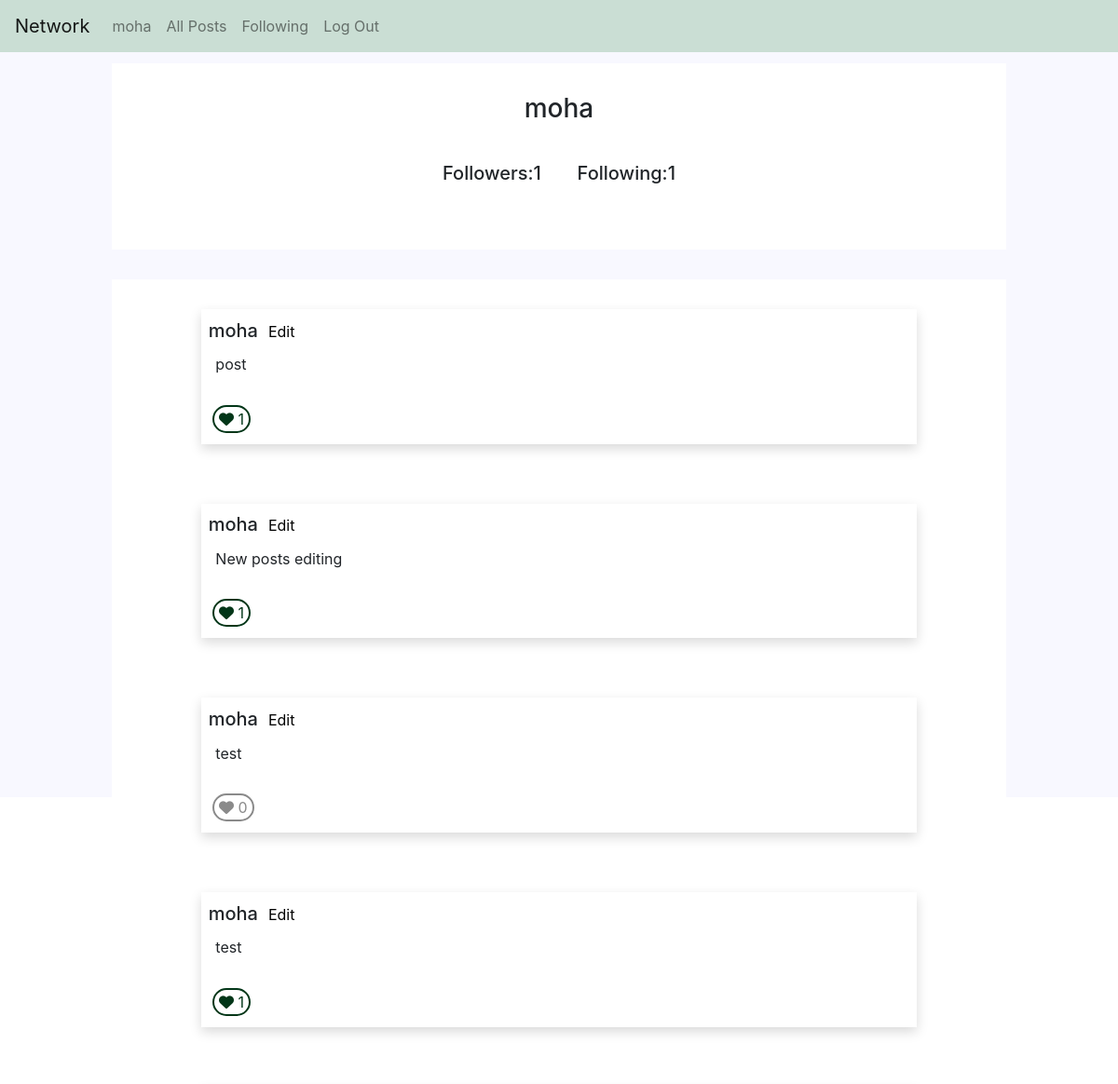
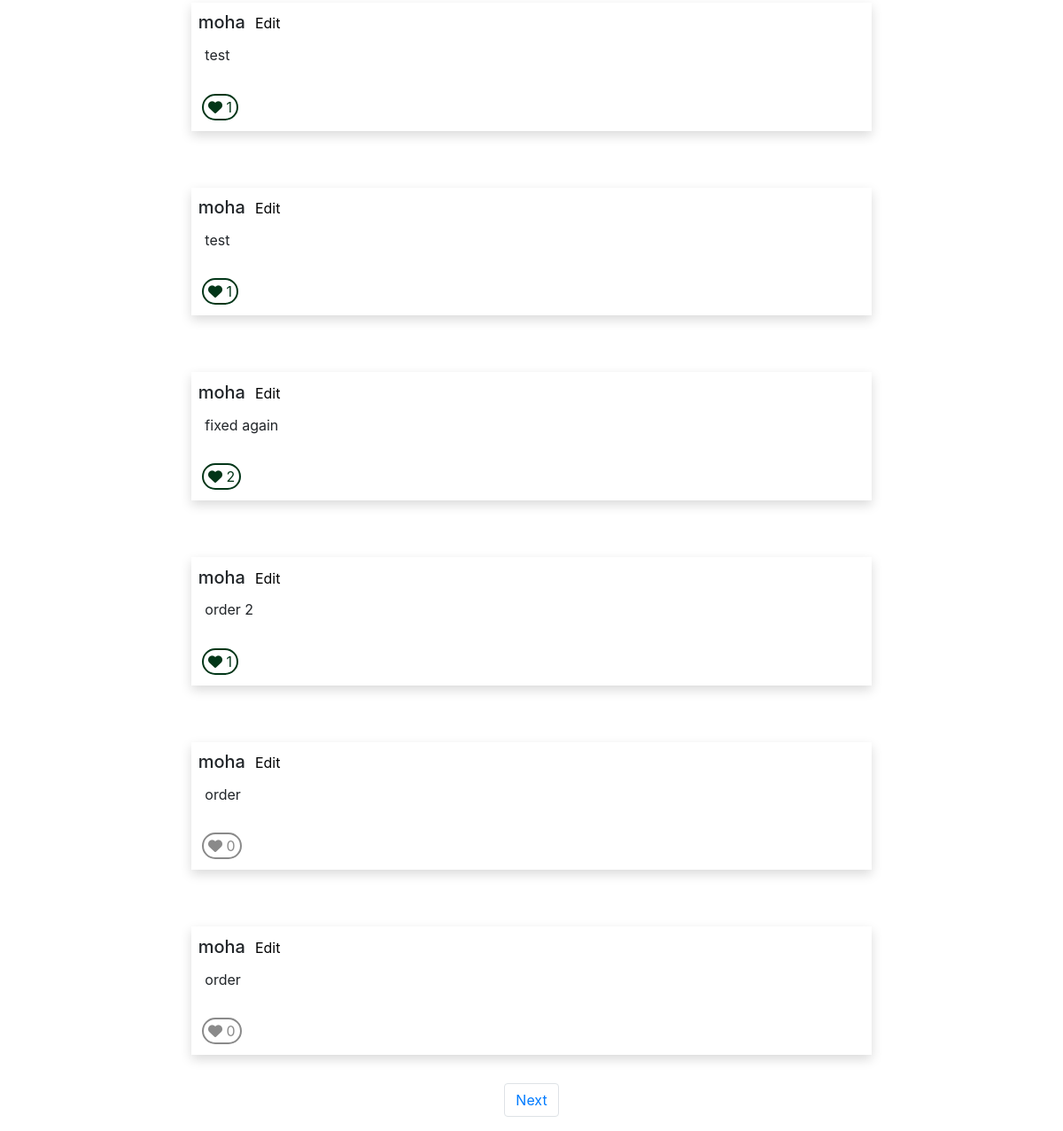
Screenshot of /profile/moha (signed in) with the database file from the repository (2 pictures, top to bottom).
### network/models.py (models this page shows)
class User(AbstractUser):
    id = models.AutoField(primary_key=True)
    numfollowers = models.IntegerField(default=0)
    numfollowing = models.IntegerField(default=0)

class post(models.Model):
    id = models.AutoField(primary_key=True)
    postfk = models.ForeignKey(User, on_delete=models.CASCADE)
    text = models.TextField(max_length=200)
    numoflikes = models.IntegerField(default=0)
    liked = models.BooleanField(default=False)

### network/views.py (the view, shortened to what this page needs)
# urls.py: path("profile/<str:uname>", views.profile, name="profile")
@login_required(login_url='/login')
@csrf_exempt
def profile(request, uname):
    if request.method == "POST":
        data = json.loads(request.body)
        usns = [i.strip() for i in data.get("usn").split(",")]
        l = usns[0]
        s = User.objects.get(username=l)
        nmg = User.objects.get(username=request.user)
        ch = data.get("check")
        if ch == 't':
            flwing = following()
            flwing.acc = request.user
            flwing.follow = s
            nmg.numfollowing += 1
            nmg.save()
            flwing.save()
            flwrs = followers()
            flwrs.acc = s
            flwrs.follower = request.user
            s.numfollowers += 1
            s.save()
            flwrs.save()
        elif ch == 'f':
            fling = following.objects.filter(acc=request.user, follow=s)
            fling.delete()
            nmg.numfollowing -= 1
            nmg.save()
            flrs = followers.objects.filter(acc=s, follower=request.user)
            flrs.delete()
            s.numfollowers -= 1
            s.save()
        return JsonResponse({"message": ch}, status=201)
    else:
        us = uname
        userdata = User.objects.filter(username=us)
        for i in userdata:
            us = i.id
        check = following
        try:
            check = following.objects.get(acc=request.user, follow=us)
        except check.DoesNotExist:
            check = None
        userposts = post.objects.filter(postfk=us).order_by("-id")
        pag = Paginator(userposts, 10)
        page_number = request.GET.get('page')
        page_obj = pag.get_page(page_number)
        return render(request, "network/profile.html", {
            "udata": userdata,
            "posts": page_obj,
            "check": check
        })

### network/templates/network/profile.html (shortened to what this page needs)
{% extends "network/layout.html" %}
{% load static %}
{% block body %}
<div class="pis">
    <div class="profile-info-side">
        <div id="username">
            {% for ud in udata %}
            <h3>{{ud.username}}</h3>
        </div>
        <div id="fl">
            <div class="followers">
                <h5> Followers:</h5>
                <h5 id="folw">{{ud.numfollowers}}</h5>
            </div>
            <div class="followers">
                <h5> Following:</h5>
                <h5 id="folw">{{ud.numfollowers}}</h5>
            </div>
        </div>
            {% endfor %}
    </div>
</div>
<div class="post-side">
    <div class="post-parent">
        {% for post in posts %}
        <div id="post">
            <div id="pun">
                <h5 id="postuser">{{post.postfk}}</h5>
                {% if post.postfk == request.user %}
                <div id="ed">
                    <button value="{{post.id}}" id="bt" class="btn">Edit</button>
                </div>
                {% endif %}
            </div>
            <div id="ptxt">
                <p id="tx-{{post.id}}">{{post.text}}</p>
            </div>
            <div style="display: none;" id="dl-{{post.id}}">
                <button id="like" value="{{post.id}}" class="button liked">
                    <i class="fa fa-heart"></i>
                    <span id='n-{{post.id}}'>{{post.numoflikes}}</span>
                </button>
            </div>
            <div style="display: none;" id="dd-{{post.id}}">
                <button id="like" value="{{post.id}}" class="button button-like">
                    <i class="fa fa-heart"></i>
                    <span id='n-{{post.id}}'>{{post.numoflikes}}</span>
                </button>
            </div>
        </div>
        {% endfor %}
        <nav aria-label="Page navigation example">
            <ul class="pagination justify-content-end">
                {% if posts.has_next %}
                <li class="page-item">
                    <a class="page-link" href="?page={{ posts.next_page_number }}">Next</a>
                </li>
                {% endif %}
            </ul>
        </nav>
    </div>
</div>
{% endblock %}

### network/templates/network/layout.html (shortened to what this page needs)
{% load static %}
<!DOCTYPE html>
<html lang="en">
<head>
    <link rel="stylesheet" href="https://stackpath.bootstrapcdn.com/bootstrap/4.4.1/css/bootstrap.min.css"
>
    <link href="{% static 'network/styles.css' %}" rel="stylesheet">
</head>
<body>
    <nav id='nav' class="navbar navbar-expand-lg navbar-light bg-light">
        <a class="navbar-brand" href="{% url 'index' %}">Network</a>
        <div>
            <ul class="navbar-nav mr-auto">
                {% if user.is_authenticated %}
                <li class="nav-item">
                    <a class="nav-link" href="profile/{{ user.username }}">{{ user.username }}</a>
                </li>
                {% endif %}
                <li class="nav-item">
                    <a class="nav-link" href="{% url 'index' %}">All Posts</a>
                </li>
                {% if user.is_authenticated %}
                <li class="nav-item">
                    <a class="nav-link" href="{% url 'followings' %}">Following</a>
                </li>
                <li class="nav-item">
                    <a class="nav-link" href="{% url 'logout' %}">Log Out</a>
                </li>
                {% endif %}
            </ul>
        </div>
    </nav>
    <div class="body">
        {% block body %}
        {% endblock %}
    </div>
</body>
</html>

### network/static/network/styles.css (style rules this page uses)
html { width: 100%; height: 100%; }
body { height: 100vh; }
.body { width: 100%; height: 100%; background-color: ghostwhite; }
.pis { justify-content: center; display: flex; margin-bottom: 2rem; }
.profile-info-side { width: 80vw; height: 200px; display: flex; flex-direction: column; align-items: center; gap: 4vh; margin-top: 1%; background-color: #fff; }
#fl { width: 250px; display: flex; justify-content: space-between; }
.post-side { display: flex; justify-content: center; }
.post-parent { width: 80vw; display: flex; flex-direction: column; align-items: center; background-color: white; }
div#post { width: 64vw; margin: 4vh; background-color: white; box-shadow: 0px 5px 12px 0px rgb(0 0 0 / 15%); }
div#pun { padding: 1%; padding-bottom: 0; }
div#ptxt { padding: 2%; padding-top: 1%; }
.followers { display: flex; }
div#pun { display: flex; padding: 1%; padding-bottom: 0; gap: 10px; }
div#ed { display: flex; gap: 7px; }
button#bt, .sav { background-color: #fff; color: black; border-color: #fff; height: 2rem; padding: 0; }
h5#postuser { margin-bottom: 0px; padding-top: 3px; }
.button-like, .liked { border: 2px solid #8a8a8a; background-color: transparent; text-decoration: none; padding: 1px 5px; position: relative; vertical-align: middle; text-align: center; display: inline-block; border-radius: 3rem; color: #8a8a8a; transition: all ease 0.4s; }
.button-like .fa, .button-like span { transition: all ease 0.4s; }
.liked { border-color: #023618; background-color: transparent; }
.liked .fa, .liked span { color: #023618; }
button#like { margin-left: 1vw; margin-bottom: 1vw; }
#nav { background-color: #caded4 !important; }
div#username { margin-top: 2rem; }

### rows the page displays
User: username "moha", numfollowers "1"
post: postfk "moha", {{ post.id }} 21 (drawn), text "post", numoflikes "1"
post: postfk "moha", {{ post.id }} 20 (drawn), text "New posts editing", numoflikes "1"
post: postfk "moha", {{ post.id }} 19 (drawn), text "test", numoflikes "0"
post: postfk "moha", {{ post.id }} 18 (drawn), text "test", numoflikes "1"
post: postfk "moha", {{ post.id }} 17 (drawn), text "test", numoflikes "1"
post: postfk "moha", {{ post.id }} 16 (drawn), text "test", numoflikes "1"
post: postfk "moha", {{ post.id }} 15 (drawn), text "fixed again", numoflikes "2"
post: postfk "moha", {{ post.id }} 14 (drawn), text "order 2", numoflikes "1"
post: postfk "moha", {{ post.id }} 13 (drawn), text "order", numoflikes "0"
post: postfk "moha", {{ post.id }} 12 (drawn), text "order", numoflikes "0"
